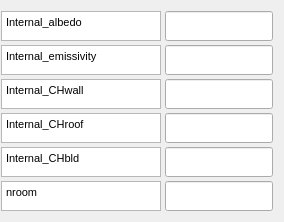
          <widget class="QFrame" name="">
           <layout class="QGridLayout" name="gridLayout_13" rowstretch="0,0,0,0,0,0,0">
            <property name="leftMargin">
             <number>1</number>
            </property>
            <property name="spacing">
             <number>4</number>
            </property>
            <item row="0" column="1">
             <widget class="QLineEdit" name="ESTMlineEdit45">
              <property name="sizePolicy">
               <sizepolicy hsizetype="Expanding" vsizetype="Expanding">
                <horstretch>0</horstretch>
                <verstretch>0</verstretch>
               </sizepolicy>
              </property>
              <property name="minimumSize">
               <size>
                <width>87</width>
                <height>0</height>
               </size>
              </property>
              <property name="maximumSize">
               <size>
                <width>16777215</width>
                <height>30</height>
               </size>
              </property>
              <property name="toolTip">
               <string>albedo of all internal elements</string>
              </property>
             </widget>
            </item>
            <item row="5" column="1">
             <widget class="QLineEdit" name="ESTMlineEdit49">
              <property name="sizePolicy">
               <sizepolicy hsizetype="Expanding" vsizetype="Expanding">
                <horstretch>0</horstretch>
                <verstretch>0</verstretch>
               </sizepolicy>
              </property>
              <property name="minimumSize">
               <size>
                <width>87</width>
                <height>0</height>
               </size>
              </property>
              <property name="maximumSize">
               <size>
                <width>16777215</width>
                <height>30</height>
               </size>
              </property>
              <property name="toolTip">
               <string>bulk transfer coefficient of internal building element
</string>
              </property>
             </widget>
            </item>
            <item row="4" column="1">
             <widget class="QLineEdit" name="ESTMlineEdit48">
              <property name="sizePolicy">
               <sizepolicy hsizetype="Expanding" vsizetype="Expanding">
                <horstretch>0</horstretch>
                <verstretch>0</verstretch>
               </sizepolicy>
              </property>
              <property name="minimumSize">
               <size>
                <width>87</width>
                <height>0</height>
               </size>
              </property>
              <property name="maximumSize">
               <size>
                <width>16777215</width>
                <height>30</height>
               </size>
              </property>
              <property name="toolTip">
               <string>bulk transfer coefficient of internal roof
</string>
              </property>
             </widget>
            </item>
            <item row="6" column="1">
             <widget class="QLineEdit" name="ESTMlineEdit50">
              <property name="sizePolicy">
               <sizepolicy hsizetype="Expanding" vsizetype="Expanding">
                <horstretch>0</horstretch>
                <verstretch>0</verstretch>
               </sizepolicy>
              </property>
              <property name="minimumSize">
               <size>
                <width>87</width>
                <height>0</height>
               </size>
              </property>
              <property name="maximumSize">
               <size>
                <width>16777215</width>
                <height>30</height>
               </size>
              </property>
              <property name="toolTip">
               <string>Number of rooms per floor
</string>
              </property>
             </widget>
            </item>
            <item row="1" column="1">
             <widget class="QLineEdit" name="ESTMlineEdit46">
              <property name="sizePolicy">
               <sizepolicy hsizetype="Expanding" vsizetype="Expanding">
                <horstretch>0</horstretch>
                <verstretch>0</verstretch>
               </sizepolicy>
              </property>
              <property name="minimumSize">
               <size>
                <width>87</width>
                <height>0</height>
               </size>
              </property>
              <property name="maximumSize">
               <size>
                <width>16777215</width>
                <height>30</height>
               </size>
              </property>
              <property name="toolTip">
               <string>emissivity of all internal elements
</string>
              </property>
             </widget>
            </item>
            <item row="2" column="1">
             <widget class="QLineEdit" name="ESTMlineEdit47">
              <property name="sizePolicy">
               <sizepolicy hsizetype="Expanding" vsizetype="Expanding">
                <horstretch>0</horstretch>
                <verstretch>0</verstretch>
               </sizepolicy>
              </property>
              <property name="minimumSize">
               <size>
                <width>87</width>
                <height>0</height>
               </size>
              </property>
              <property name="maximumSize">
               <size>
                <width>16777215</width>
                <height>30</height>
               </size>
              </property>
              <property name="toolTip">
               <string>bulk transfer coefficient of internal wall
</string>
              </property>
             </widget>
            </item>
            <item row="0" column="0">
             <widget class="QTextBrowser" name="textBrowser_45">
              <property name="sizePolicy">
               <sizepolicy hsizetype="Expanding" vsizetype="Expanding">
                <horstretch>0</horstretch>
                <verstretch>0</verstretch>
               </sizepolicy>
              </property>
              <property name="minimumSize">
               <size>
                <width>160</width>
                <height>0</height>
               </size>
              </property>
              <property name="maximumSize">
               <size>
                <width>100</width>
                <height>30</height>
               </size>
              </property>
              <property name="html">
               <string>&lt;!DOCTYPE HTML PUBLIC &quot;-//W3C//DTD HTML 4.0//EN&quot; &quot;http://www.w3.org/TR/REC-html40/strict.dtd&quot;&gt;
&lt;html&gt;&lt;head&gt;&lt;meta name=&quot;qrichtext&quot; content=&quot;1&quot; /&gt;&lt;style type=&quot;text/css&quot;&gt;
p, li { white-space: pre-wrap; }
&lt;/style&gt;&lt;/head&gt;&lt;body style=&quot; font-family:'MS Shell Dlg 2'; font-size:8pt; font-weight:400; font-style:normal;&quot;&gt;
&lt;p style=&quot; margin-top:0px; margin-bottom:0px; margin-left:0px; margin-right:0px; -qt-block-indent:0; text-indent:0px;&quot;&gt;Internal_albedo&lt;/p&gt;&lt;/body&gt;&lt;/html&gt;</string>
              </property>
             </widget>
            </item>
            <item row="1" column="0">
             <widget class="QTextBrowser" name="textBrowser_46">
              <property name="sizePolicy">
               <sizepolicy hsizetype="Expanding" vsizetype="Expanding">
                <horstretch>0</horstretch>
                <verstretch>0</verstretch>
               </sizepolicy>
              </property>
              <property name="minimumSize">
               <size>
                <width>160</width>
                <height>0</height>
               </size>
              </property>
              <property name="maximumSize">
               <size>
                <width>74</width>
                <height>30</height>
               </size>
              </property>
              <property name="html">
               <string>&lt;!DOCTYPE HTML PUBLIC &quot;-//W3C//DTD HTML 4.0//EN&quot; &quot;http://www.w3.org/TR/REC-html40/strict.dtd&quot;&gt;
&lt;html&gt;&lt;head&gt;&lt;meta name=&quot;qrichtext&quot; content=&quot;1&quot; /&gt;&lt;style type=&quot;text/css&quot;&gt;
p, li { white-space: pre-wrap; }
&lt;/style&gt;&lt;/head&gt;&lt;body style=&quot; font-family:'MS Shell Dlg 2'; font-size:8pt; font-weight:400; font-style:normal;&quot;&gt;
&lt;p style=&quot; margin-top:0px; margin-bottom:0px; margin-left:0px; margin-right:0px; -qt-block-indent:0; text-indent:0px;&quot;&gt;Internal_emissivity&lt;/p&gt;&lt;/body&gt;&lt;/html&gt;</string>
              </property>
             </widget>
            </item>
            <item row="2" column="0">
             <widget class="QTextBrowser" name="textBrowser_47">
              <property name="sizePolicy">
               <sizepolicy hsizetype="Expanding" vsizetype="Expanding">
                <horstretch>0</horstretch>
                <verstretch>0</verstretch>
               </sizepolicy>
              </property>
              <property name="minimumSize">
               <size>
                <width>160</width>
                <height>0</height>
               </size>
              </property>
              <property name="maximumSize">
               <size>
                <width>100</width>
                <height>30</height>
               </size>
              </property>
              <property name="html">
               <string>&lt;!DOCTYPE HTML PUBLIC &quot;-//W3C//DTD HTML 4.0//EN&quot; &quot;http://www.w3.org/TR/REC-html40/strict.dtd&quot;&gt;
&lt;html&gt;&lt;head&gt;&lt;meta name=&quot;qrichtext&quot; content=&quot;1&quot; /&gt;&lt;style type=&quot;text/css&quot;&gt;
p, li { white-space: pre-wrap; }
&lt;/style&gt;&lt;/head&gt;&lt;body style=&quot; font-family:'MS Shell Dlg 2'; font-size:8pt; font-weight:400; font-style:normal;&quot;&gt;
&lt;p style=&quot; margin-top:0px; margin-bottom:0px; margin-left:0px; margin-right:0px; -qt-block-indent:0; text-indent:0px;&quot;&gt;Internal_CHwall&lt;/p&gt;&lt;/body&gt;&lt;/html&gt;</string>
              </property>
             </widget>
            </item>
            <item row="4" column="0">
             <widget class="QTextBrowser" name="textBrowser_48">
              <property name="sizePolicy">
               <sizepolicy hsizetype="Expanding" vsizetype="Expanding">
                <horstretch>0</horstretch>
                <verstretch>0</verstretch>
               </sizepolicy>
              </property>
              <property name="minimumSize">
               <size>
                <width>160</width>
                <height>0</height>
               </size>
              </property>
              <property name="maximumSize">
               <size>
                <width>74</width>
                <height>30</height>
               </size>
              </property>
              <property name="html">
               <string>&lt;!DOCTYPE HTML PUBLIC &quot;-//W3C//DTD HTML 4.0//EN&quot; &quot;http://www.w3.org/TR/REC-html40/strict.dtd&quot;&gt;
&lt;html&gt;&lt;head&gt;&lt;meta name=&quot;qrichtext&quot; content=&quot;1&quot; /&gt;&lt;style type=&quot;text/css&quot;&gt;
p, li { white-space: pre-wrap; }
&lt;/style&gt;&lt;/head&gt;&lt;body style=&quot; font-family:'MS Shell Dlg 2'; font-size:8pt; font-weight:400; font-style:normal;&quot;&gt;
&lt;p style=&quot; margin-top:0px; margin-bottom:0px; margin-left:0px; margin-right:0px; -qt-block-indent:0; text-indent:0px;&quot;&gt;Internal_CHroof&lt;/p&gt;&lt;/body&gt;&lt;/html&gt;</string>
              </property>
             </widget>
            </item>
            <item row="5" column="0">
             <widget class="QTextBrowser" name="textBrowser_49">
              <property name="sizePolicy">
               <sizepolicy hsizetype="Expanding" vsizetype="Expanding">
                <horstretch>0</horstretch>
                <verstretch>0</verstretch>
               </sizepolicy>
              </property>
              <property name="minimumSize">
               <size>
                <width>160</width>
                <height>0</height>
               </size>
              </property>
              <property name="maximumSize">
               <size>
                <width>74</width>
                <height>30</height>
               </size>
              </property>
              <property name="html">
               <string>&lt;!DOCTYPE HTML PUBLIC &quot;-//W3C//DTD HTML 4.0//EN&quot; &quot;http://www.w3.org/TR/REC-html40/strict.dtd&quot;&gt;
&lt;html&gt;&lt;head&gt;&lt;meta name=&quot;qrichtext&quot; content=&quot;1&quot; /&gt;&lt;style type=&quot;text/css&quot;&gt;
p, li { white-space: pre-wrap; }
&lt;/style&gt;&lt;/head&gt;&lt;body style=&quot; font-family:'MS Shell Dlg 2'; font-size:8pt; font-weight:400; font-style:normal;&quot;&gt;
&lt;p style=&quot; margin-top:0px; margin-bottom:0px; margin-left:0px; margin-right:0px; -qt-block-indent:0; text-indent:0px;&quot;&gt;Internal_CHbld&lt;/p&gt;&lt;/body&gt;&lt;/html&gt;</string>
              </property>
             </widget>
            </item>
            <item row="6" column="0">
             <widget class="QTextBrowser" name="textBrowser_50">
              <property name="sizePolicy">
               <sizepolicy hsizetype="Expanding" vsizetype="Expanding">
                <horstretch>0</horstretch>
                <verstretch>0</verstretch>
               </sizepolicy>
              </property>
              <property name="minimumSize">
               <size>
                <width>160</width>
                <height>0</height>
               </size>
              </property>
              <property name="maximumSize">
               <size>
                <width>74</width>
                <height>30</height>
               </size>
              </property>
              <property name="html">
               <string>&lt;!DOCTYPE HTML PUBLIC &quot;-//W3C//DTD HTML 4.0//EN&quot; &quot;http://www.w3.org/TR/REC-html40/strict.dtd&quot;&gt;
&lt;html&gt;&lt;head&gt;&lt;meta name=&quot;qrichtext&quot; content=&quot;1&quot; /&gt;&lt;style type=&quot;text/css&quot;&gt;
p, li { white-space: pre-wrap; }
&lt;/style&gt;&lt;/head&gt;&lt;body style=&quot; font-family:'MS Shell Dlg 2'; font-size:8pt; font-weight:400; font-style:normal;&quot;&gt;
&lt;p style=&quot; margin-top:0px; margin-bottom:0px; margin-left:0px; margin-right:0px; -qt-block-indent:0; text-indent:0px;&quot;&gt;nroom&lt;/p&gt;&lt;/body&gt;&lt;/html&gt;</string>
              </property>
             </widget>
            </item>
           </layout>
          </widget>
